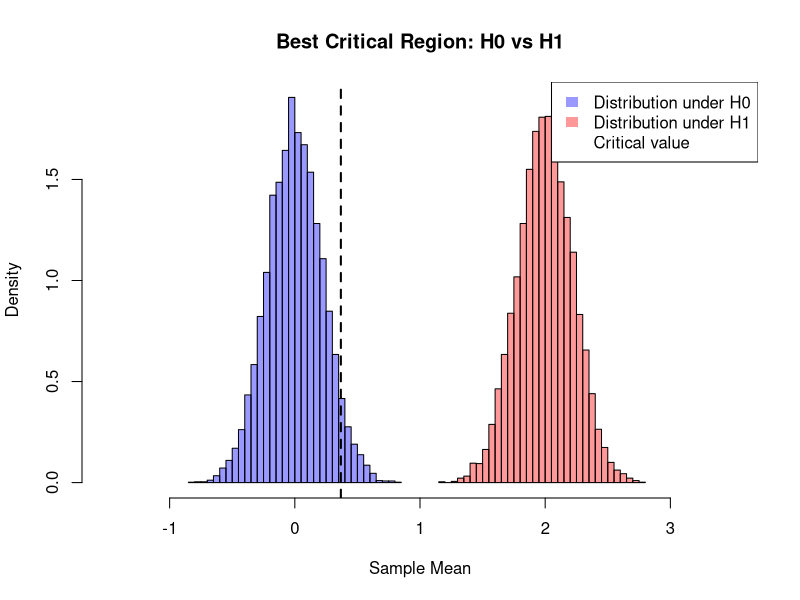

Reproduce this figure in R.
# E3-2: Best Critical Region (Neyman-Pearson Lemma)
set.seed(123)
n     <- 20
mu0   <- 0     # H0: mu = 0  (simple)
mu1   <- 2     # H1: mu = 2  (simple alternative)
sigma <- 1
alpha <- 0.05

# By Neyman-Pearson Lemma, the best critical region is: Reject H0 if xbar > c
c_value <- mu0 + qnorm(1 - alpha) * sigma/sqrt(n)
cat("Best Critical Region: Reject H0 if sample mean >", round(c_value, 4), "\n")

# Verify empirical Type I error under H0 via simulation
n_sim <- 10000
sim_means_h0 <- replicate(n_sim, mean(rnorm(n, mu0, sigma)))
empirical_alpha <- mean(sim_means_h0 > c_value)
cat("Empirical Type I error (alpha) :", empirical_alpha, " (target:", alpha, ")\n")

# Power of this best critical region under H1
sim_means_h1 <- replicate(n_sim, mean(rnorm(n, mu1, sigma)))
power <- mean(sim_means_h1 > c_value)
cat("Power of the test at mu1 =", mu1, "    :", power, "\n")

hist(sim_means_h0, breaks = 40, col = rgb(0,0,1,0.4), xlim = c(-1.5,3.5),
     probability = TRUE, main = "Best Critical Region: H0 vs H1", xlab = "Sample Mean")
hist(sim_means_h1, breaks = 40, col = rgb(1,0,0,0.4), probability = TRUE, add = TRUE)
abline(v = c_value, col = "black", lwd = 2, lty = 2)
legend("topright", legend = c("Distribution under H0","Distribution under H1","Critical value"),
       fill = c(rgb(0,0,1,0.4), rgb(1,0,0,0.4), NA), border = NA)
